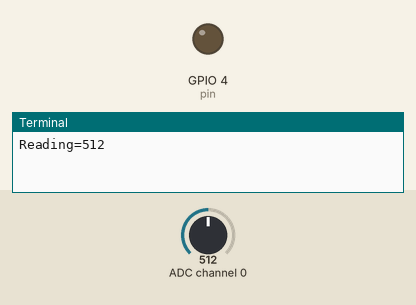
This program was run on a simulated Raspberry Pi (BCM pin numbers). On the bench: output pins drawn as LEDs (lit = HIGH), the last lines printed to the terminal. Inputs (shaded band) come from the test bench; at power-on: ADC channel 0 = 512 (analog values on the 0–1023 scale).

Above: at 0.1 s.
At 0.6 s:
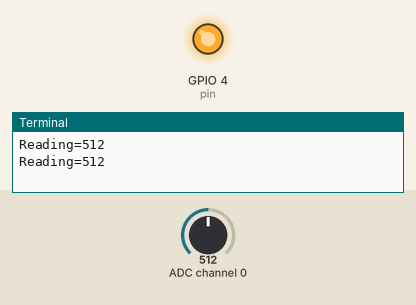
Timing chart, 0 to 2.1 s (numbered marks = the images above):
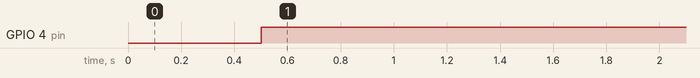

The program:

LDR_task.py
```python
import spidev
import time
import RPi.GPIO as GPIO

pin = 4
GPIO.setmode(GPIO.BCM)
GPIO.setup(pin,GPIO.OUT)

#SPI 인스턴스 생성
spi = spidev.SpiDev()

#SPI 통신 시작
spi.open(0,0) #bus: 0, dev:0

#SPI 최대 통신 속도
spi.max_speed_hz = 1000000

#analog -> digital 변환
def analog_read(channel):
    #[byte_1,byte_2,byte_3]
    #byte_1 : 1
    #byte_2 : channel(0) + 8 : 0000 1000 -> 1000 0000
    #byte_3 : 0
    ret = spi.xfer2([1,(8+channel)<<4,0])
    adc_out = ((ret[1]&3)<<8)+ret[2]
    return adc_out

try:
    while True:
        reading = analog_read(0)
        voltage = reading * 3.3 / 1023
        print("Reading=%d"%reading)
        time.sleep(0.5)

        if reading <=512:
             GPIO.output(pin, GPIO.HIGH)
        else:
             GPIO.output(pin, GPIO.LOW)

finally:
    spi.close()
    GPIO.cleanup
```

Measured:
- by itself, GPIO 4 (pin): LOW → HIGH at 0.50 s
